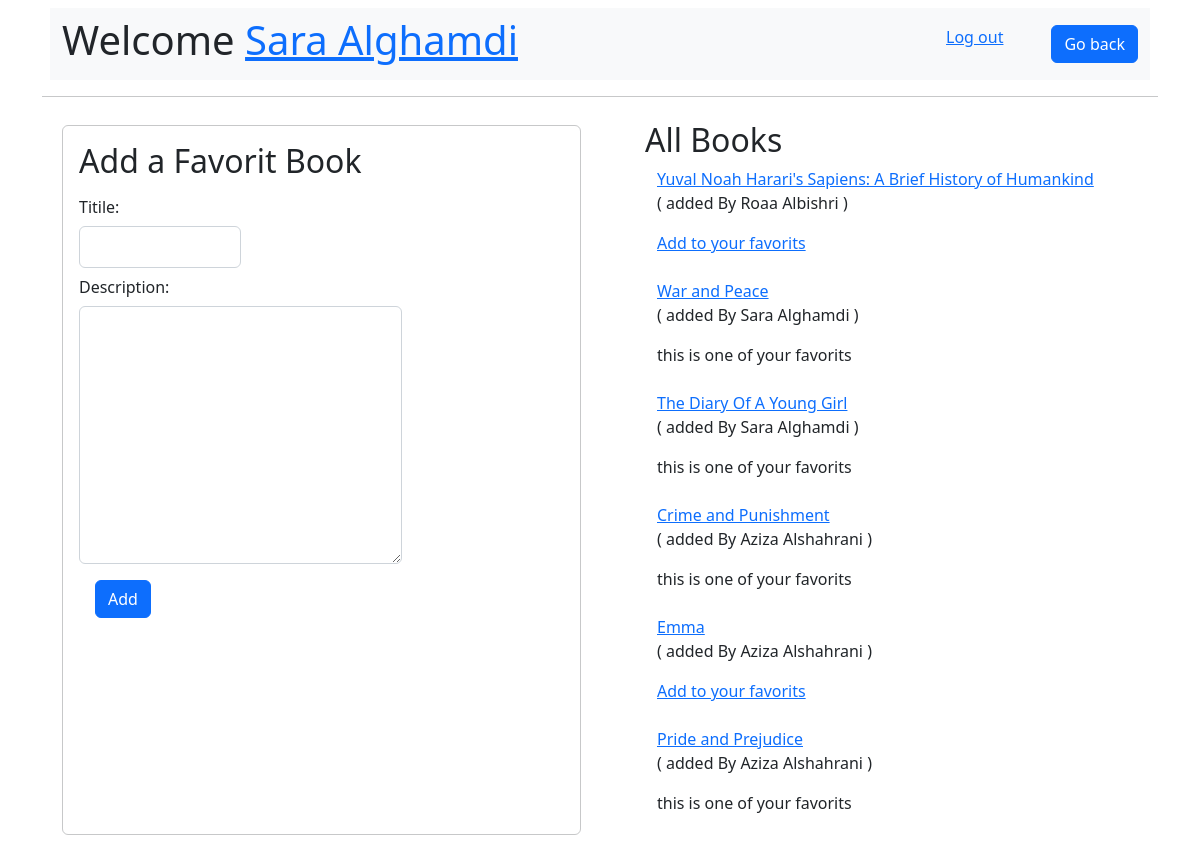
Screenshot of /books (signed in) with the database file from the repository.
### main/models.py (models this page shows)
class Users(models.Model):
    fname = models.CharField(max_length=255)
    lname = models.CharField(max_length=255)
    email= models.EmailField(max_length=255)
    password = models.CharField(max_length=255)
    createdAt =models.DateTimeField(auto_now_add = True)
    updatedAt = models.DateTimeField(auto_now= True)
    objects = UserManager()

class Books(models.Model):
    title=models.CharField(max_length=55)
    desc=models.TextField()
    uplodedBy =models.ForeignKey(Users, related_name="books_uploaded", on_delete = models.CASCADE)
    userLikes = models.ManyToManyField(Users, related_name="liked_books")
    createdAt =models.DateTimeField(auto_now_add = True)
    updatedAt = models.DateTimeField(auto_now= True)
    objects = BookManager()

### main/views.py (the view)
# urls.py: path('books', views.books),
def books(request):
    if not 'currntUser' in request.session:
        return redirect('/')
    context={
        "user" : Users.objects.get(id=request.session['currntUser']),
        "books" : Books.objects.all().order_by('-createdAt'),
    }
    return render(request,'AddBooks.html',context )

### main/templates/AddBooks.html (shortened to what this page needs)
<!DOCTYPE html>
<html lang="en">
<head>
        {% load static %}
        <link rel="stylesheet" href="{% static 'css/bootstrap.rtl.min.css' %}">
</head>
<body  >
    <div  class="container">
        <nav class="navbar navbar-expand-lg m-2 bg-light">
            <div class="container-fluid">
                <h1>Welcome <a href="#">{{user.fname}} {{user.lname}}</a></h1>
                <div class="nav justify-content-end">
                    <a   class="ms-5" href="/logout">Log out</a>
                    <a class="btn btn-primary" href="/books" role="button">Go back</a>
                </div>
            </div>
        </nav>
        <hr>
        <div class="row m-2 p-2">
                <div class="col m-1 p-3 border-opacity-25 rounded border border-dark ">
                <form action="/newBook" method="post">
                    <h2>Add a Favorit Book</h2>
                    <div class="col-sm-4">
                        <label class="  col-sm-2 col-form-label "  for="title">Titile:</label>
                        <div>
                            <input  class=" p-2  form-control " type="text" name="title" required>
                        </div>
                    </div>
                    <div>
                        <label class="  col-sm-2 col-form-label " for="desc">Description:</label>
                        <div class="col-sm-8">
                            <textarea  class=" p-2  form-control "  name="desc" cols="30" rows="10"></textarea>
                        </div>
                    </div>
                    <input class="btn btn-primary m-3" type="submit" value="Add">
                </form>
            </div>
            <div class="col me-5">
                <h2>All Books</h2>
                {% for book in books %}
                <div class="container mb-4 ">
                    <a href="books/{{book.id}}">{{book.title}}</a>
                    <p>
                    ( added By {{book.uplodedBy.fname}} {{book.uplodedBy.lname}} )
                    </p>
                    <div>
                        {% if user in book.userLikes.all %}
                        <p>
                            this is one of your favorits
                        </p>
                        {% else %}
                        <a href="bookLiked/{{book.id}}">Add to your favorits</a>
                        {% endif %}
                    </div>
                </div>
                {% endfor %}
            </div>
        </div>
    </div>
</body>
</html>

### rows the page displays
Users: fname "Sara", lname "Alghamdi"
Books: title "Yuval Noah Harari's Sapiens: A Brief History of Humankind", uplodedBy.fname "Roaa", uplodedBy.lname "Albishri"
Books: title "War and Peace", uplodedBy.fname "Sara", uplodedBy.lname "Alghamdi", shows "this is one of your favorits"
Books: title "The Diary Of A Young Girl", uplodedBy.fname "Sara", uplodedBy.lname "Alghamdi", shows "this is one of your favorits"
Books: title "Crime and Punishment", uplodedBy.fname "Aziza", uplodedBy.lname "Alshahrani", shows "this is one of your favorits"
Books: title "Emma", uplodedBy.fname "Aziza", uplodedBy.lname "Alshahrani"
Books: title "Pride and Prejudice", uplodedBy.fname "Aziza", uplodedBy.lname "Alshahrani", shows "this is one of your favorits"
